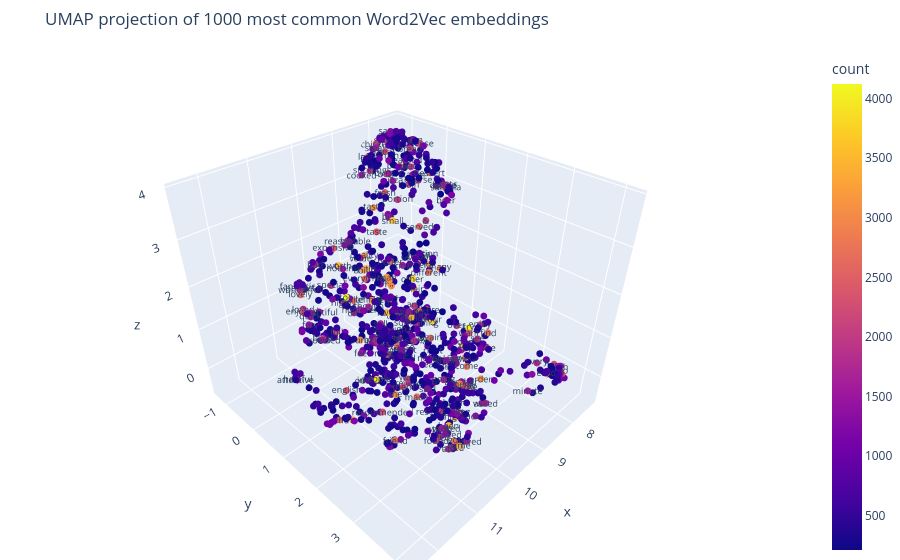

The notebook cell saved with this chart:
### Code cell
import plotly.express as px

n_labels = 200  # increase to display more text labels (makes it a bit slower)

df_umap["label"] = ""
df_umap.loc[:n_labels - 1, "label"] = df_umap.loc[:n_labels - 1, "word"]

fig = px.scatter_3d(
    df_umap,
    x="x",
    y="y",
    z="z",
    text="label",
    color="count",
    hover_name="word",
    hover_data={
        "count": True,
        "x": False,
        "y": False,
        "z": False,
    },
    title=f"UMAP projection of {n_words} most common Word2Vec embeddings",
)

fig.update_traces(
    marker=dict(size=4),
    textposition="top center",
    textfont_size=9,
)

fig.update_layout(
    autosize=True,
    height=None,
    margin=dict(l=0, r=0, t=50, b=0),
)

### Figure 1 — Plotly figure (JSON) as saved in the notebook; plotly's stock layout.template omitted (floating-point values rounded to 4 significant figures; data arrays with more than 128 entries replaced by an {"elided": "..."} marker saying what was removed)
{"data": [{"customdata": {"elided": "1000x1 int values"}, "hovertemplate": "<b>%{hovertext}</b><br><br>label=%{text}<br>count=%{marker.color}<extra></extra>", "hovertext": {"elided": "1000 str values"}, "legendgroup": "", "marker": {"color": {"elided": "1000 int values"}, "coloraxis": "coloraxis", "size": 4, "symbol": "circle"}, "mode": "markers+text", "name": "", "scene": "scene", "showlegend": false, "text": {"elided": "1000 str values"}, "textfont": {"size": 9}, "textposition": "middle center", "type": "scatter3d", "x": {"elided": "1000 float values"}, "y": {"elided": "1000 float values"}, "z": {"elided": "1000 float values"}}], "layout": {"autosize": true, "coloraxis": {"colorbar": {"title": {"text": "count"}}, "colorscale": [[0, "#0d0887"], [0.1111, "#46039f"], [0.2222, "#7201a8"], [0.3333, "#9c179e"], [0.4444, "#bd3786"], [0.5556, "#d8576b"], [0.6667, "#ed7953"], [0.7778, "#fb9f3a"], [0.8889, "#fdca26"], [1, "#f0f921"]]}, "legend": {"tracegroupgap": 0}, "margin": {"b": 0, "l": 0, "r": 0, "t": 50}, "scene": {"domain": {"x": [0, 1], "y": [0, 1]}, "xaxis": {"title": {"text": "x"}}, "yaxis": {"title": {"text": "y"}}, "zaxis": {"title": {"text": "z"}}}, "title": {"text": "UMAP projection of 1000 most common Word2Vec embeddings"}}}
